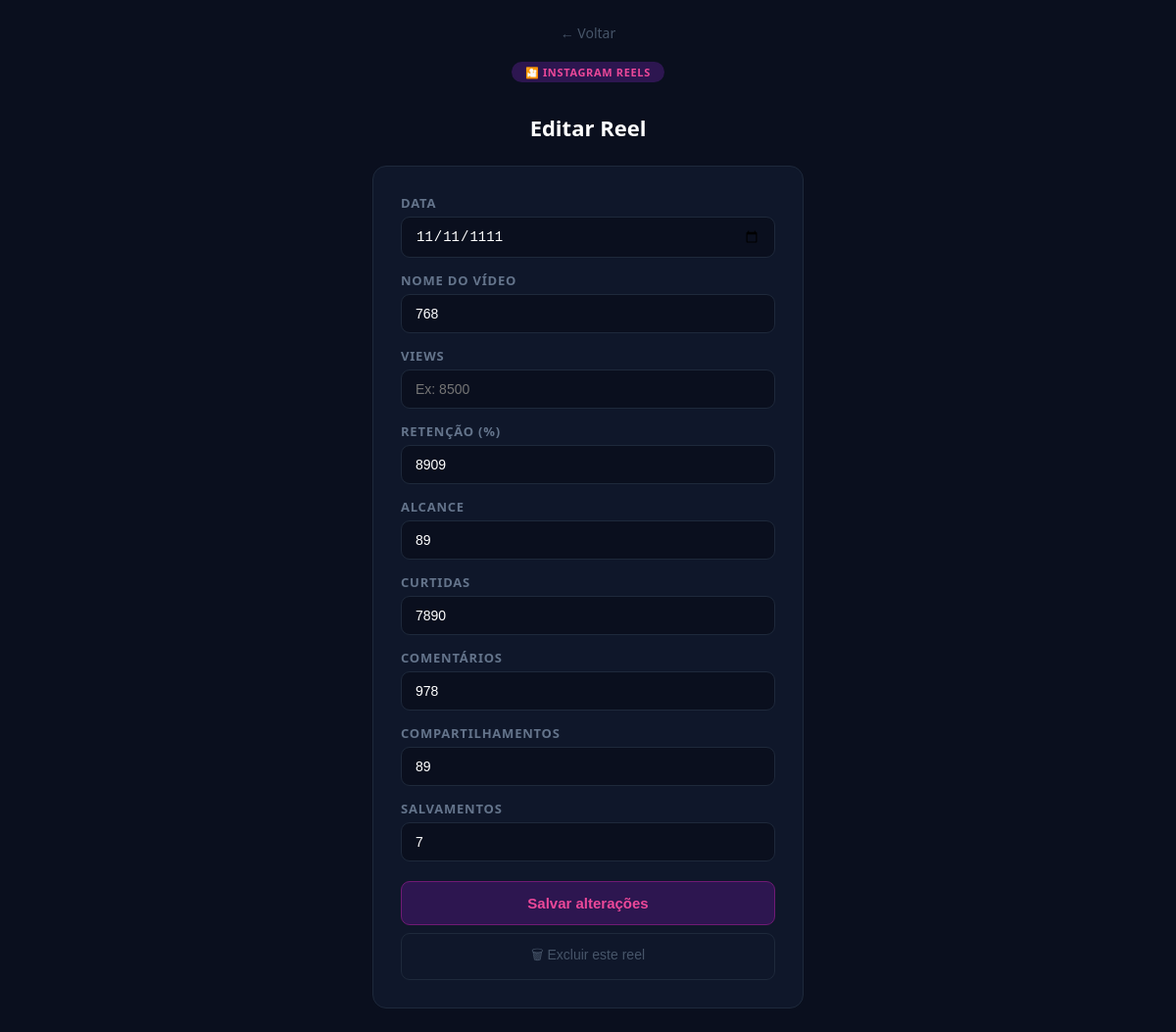
The app's page /editar/reels/1 (signed in) with its own data.
### tables this page shows
CREATE TABLE metricas_reels (id INTEGER PRIMARY KEY AUTOINCREMENT, cliente_id INTEGER, data DATE, nome_video VARCHAR(100), views VARCHAR(10), retencao DECIMAL(5,2), alcance INTEGER, curtidas INTEGER, comentarios INTEGER, compartilhamentos INTEGER, salvamentos INTEGER);

### app.py (the view, shortened to what this page needs)
@app.route('/editar/reels/<int:id>', methods=['GET','POST'])
def editar_reels(id):
    if not logado(): return redirect('/login')
    conn=sqlite3.connect('banco.db'); cur=conn.cursor()
    cur.execute('SELECT * FROM metricas_reels WHERE id=?',(id,)); m=cur.fetchone(); conn.close()
    return render_template('editar_reels.html',m=m)

### app.py (called while the page is built)
def logado(): return session.get('logado')

### templates/editar_reels.html (shortened to what this page needs)
<!DOCTYPE html>
<html lang="pt-br">
<head>
</head>
<body>
    <a class="voltar" href="javascript:history.back()">&#8592; Voltar</a>
    <span class="canal-tag" style="background:#2d1650;color:#ec4899;">&#127910; INSTAGRAM REELS</span>
    <h1>Editar Reel</h1>
    <div class="card">
        <form action="/editar/reels/{{ m[0] }}" method="POST">
            <label>Data</label>
            <input type="date" name="data" value="{{ m[2] }}" required>
            <label>Nome do v&#237;deo</label>
            <input type="text" name="nome_video" value="{{ m[10] or '' }}" placeholder="Ex: Reel semana 1">
            <label>Views</label>
            <input type="number" name="views" value="{{ m[3] or '' }}" placeholder="Ex: 8500">
            <label>Reten&#231;&#227;o (%)</label>
            <input type="number" step="0.01" name="retencao" value="{{ m[4] or '' }}" placeholder="Ex: 35.0">
            <label>Alcance</label>
            <input type="number" name="alcance" value="{{ m[5] or '' }}" placeholder="Ex: 6200">
            <label>Curtidas</label>
            <input type="number" name="curtidas" value="{{ m[6] or '' }}" placeholder="Ex: 420">
            <label>Coment&#225;rios</label>
            <input type="number" name="comentarios" value="{{ m[7] or '' }}" placeholder="Ex: 38">
            <label>Compartilhamentos</label>
            <input type="number" name="compartilhamentos" value="{{ m[8] or '' }}" placeholder="Ex: 95">
            <label>Salvamentos</label>
            <input type="number" name="salvamentos" value="{{ m[9] or '' }}" placeholder="Ex: 210">
            <button type="submit" class="btn-save" style="background:#2d1650;color:#ec4899;border-color:#701a75;">Salvar altera&#231;&#245;es</button>
        </form>
        <form action="/excluir/reels/{{ m[0] }}" method="POST" onsubmit="return confirm('Excluir este reel?')">
            <button type="submit" class="btn-del">&#128465; Excluir este reel</button>
        </form>
    </div>
</body>
</html>

### templates/editar_reels.html (style rules this page uses)
* { box-sizing: border-box; }
body { font-family: 'Segoe UI', Arial, sans-serif; background: #0a0f1e; display: flex; flex-direction: column; align-items: center; justify-content: center; min-height: 100vh; margin: 0; padding: 24px; color: white; }
h1 { font-size: 22px; margin-bottom: 24px; }
.canal-tag { display: inline-block; border-radius: 20px; padding: 3px 14px; font-size: 11px; font-weight: 700; letter-spacing: .06em; margin-bottom: 16px; }
.card { background: #0f172a; border: 1px solid #1e293b; border-radius: 14px; padding: 28px; width: 100%; max-width: 440px; }
label { font-size: 13px; color: #64748b; display: block; margin-bottom: 5px; margin-top: 14px; font-weight: 600; text-transform: uppercase; letter-spacing: .06em; }
label:first-of-type { margin-top: 0; }
input { width: 100%; padding: 11px 14px; border: 1px solid #1e293b; border-radius: 9px; font-size: 14px; background: #0a0f1e; color: white; transition: border-color .15s; }
.btn-save { width: 100%; padding: 13px; border-radius: 9px; font-size: 15px; font-weight: 700; cursor: pointer; margin-top: 20px; transition: all .15s; border: 1px solid; }
.btn-del { width: 100%; padding: 11px; background: transparent; color: #475569; border: 1px solid #1e293b; border-radius: 9px; font-size: 14px; cursor: pointer; margin-top: 8px; transition: all .15s; }
.voltar { color: #475569; text-decoration: none; margin-bottom: 20px; display: inline-block; font-size: 14px; }

### records on screen
metricas_reels: data "11/11/1111", nome_video "768", retencao "8909", alcance "89", curtidas "7890", comentarios "978", compartilhamentos "89", salvamentos "7"
